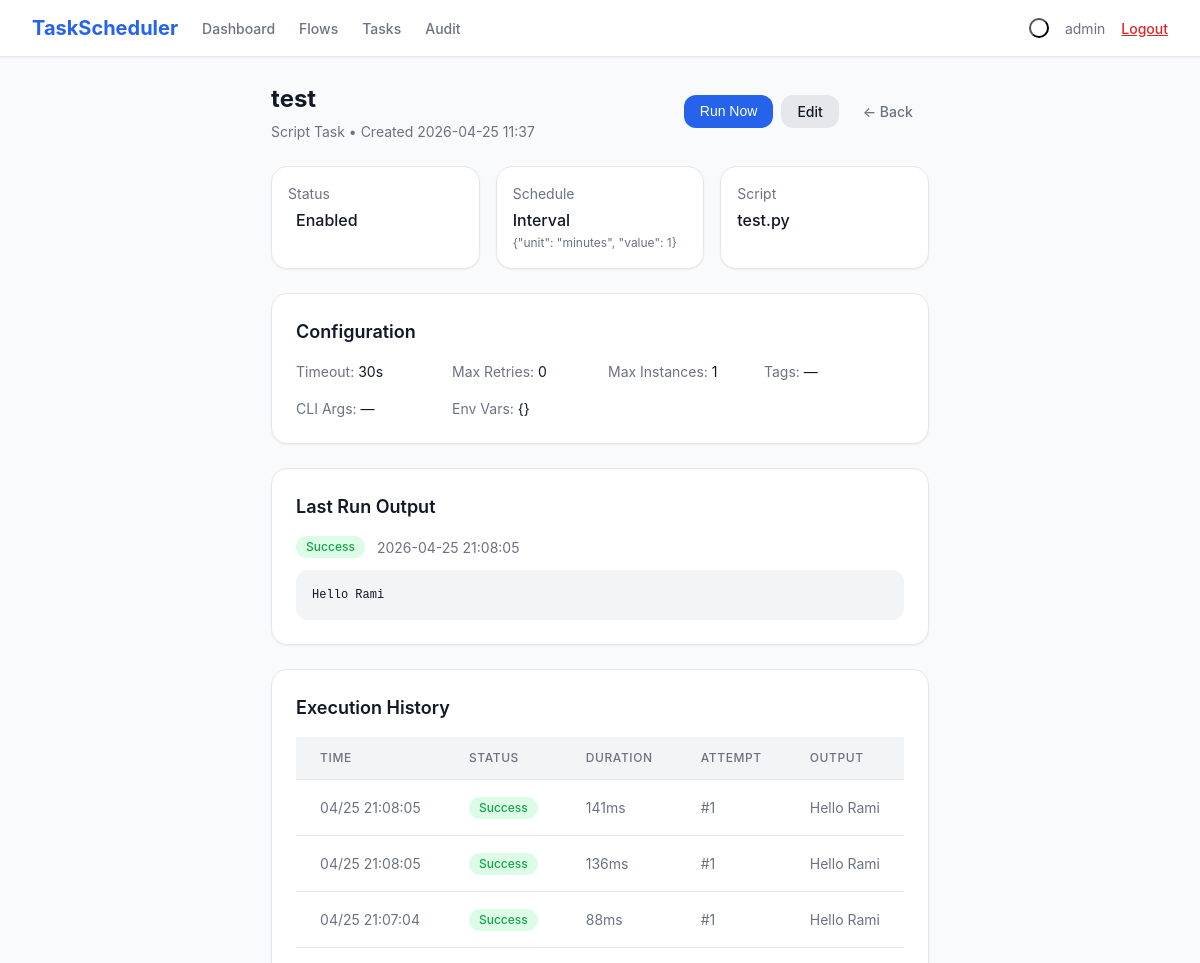
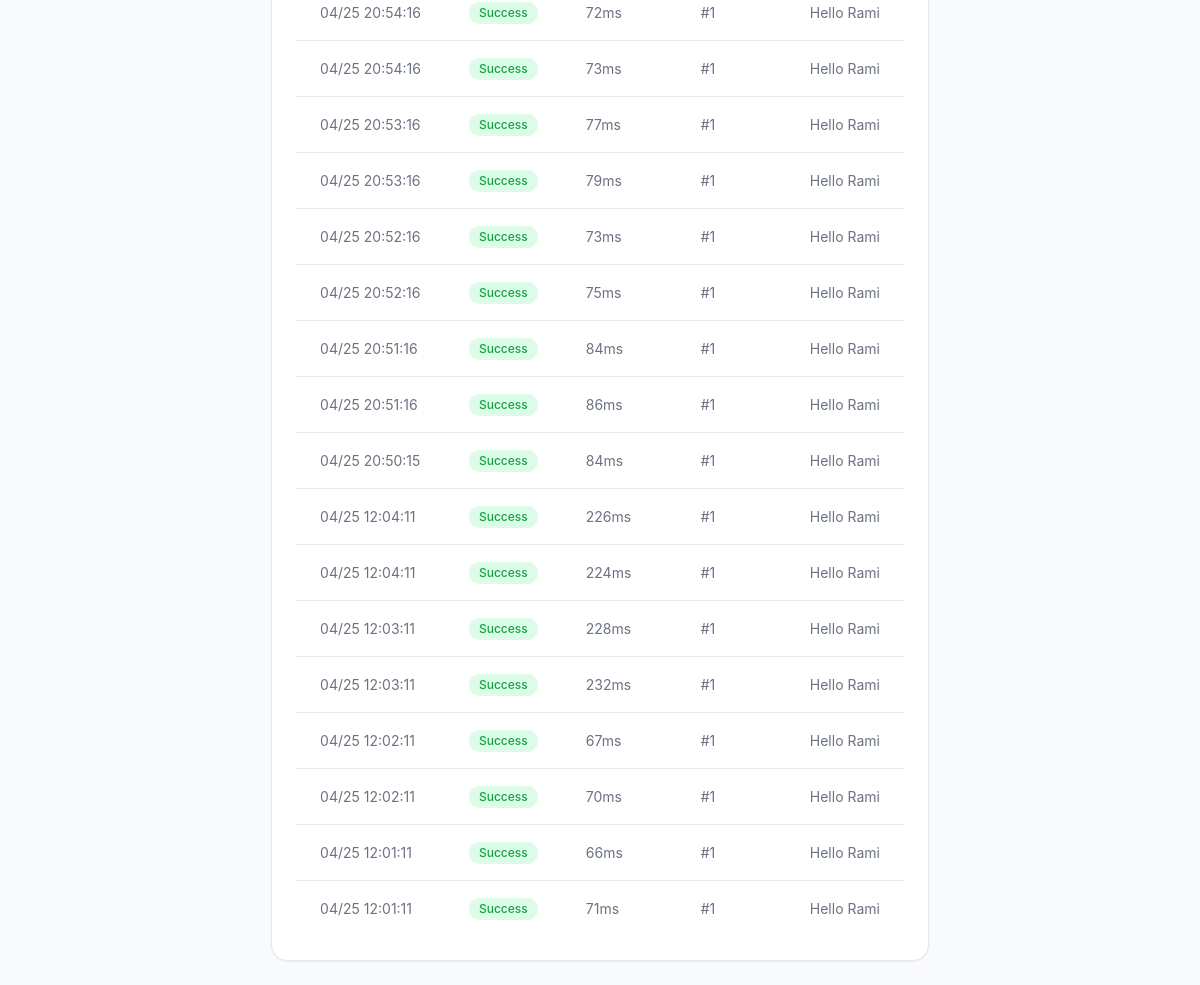
Page /task/2 (signed in) on the earlier database version (2 pictures, top to bottom).
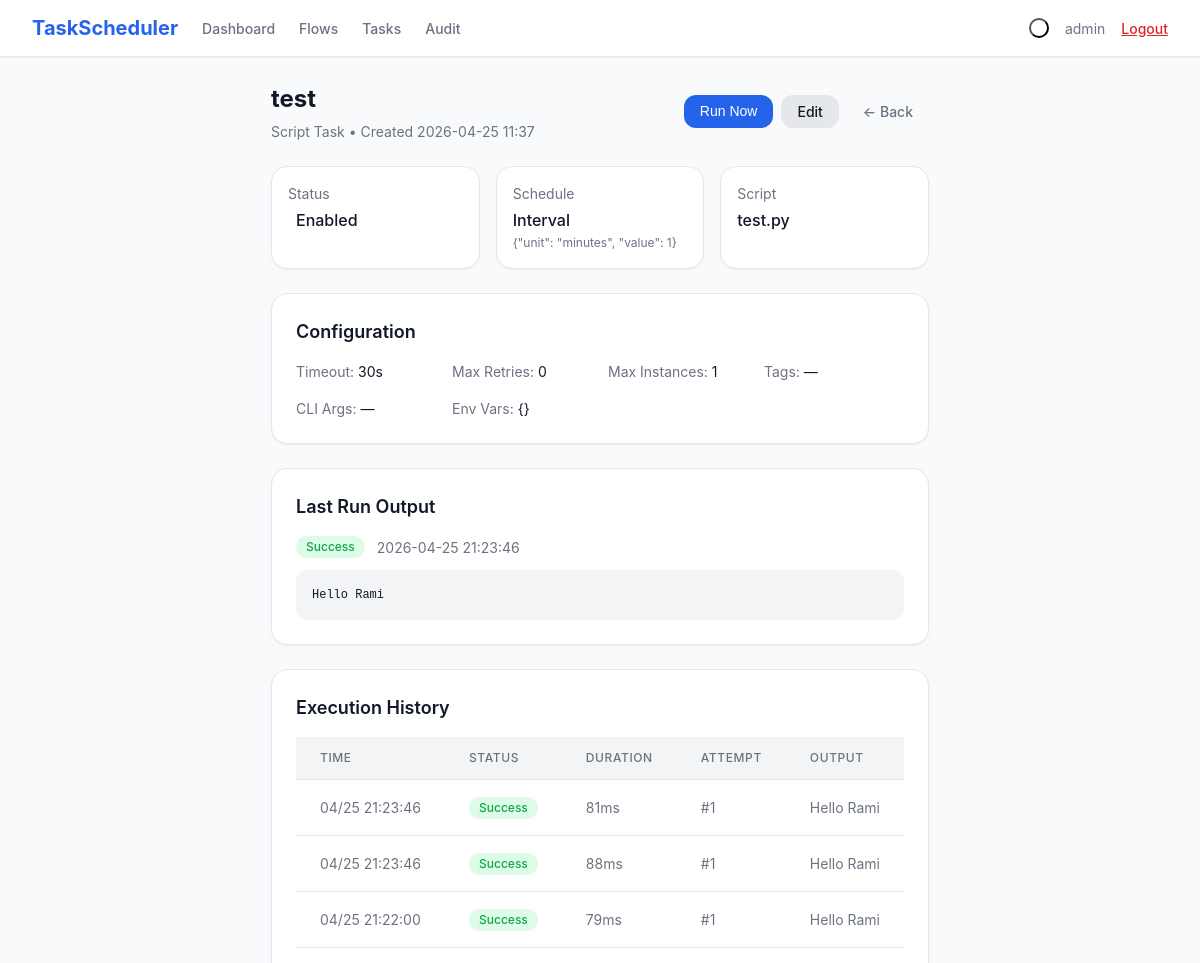
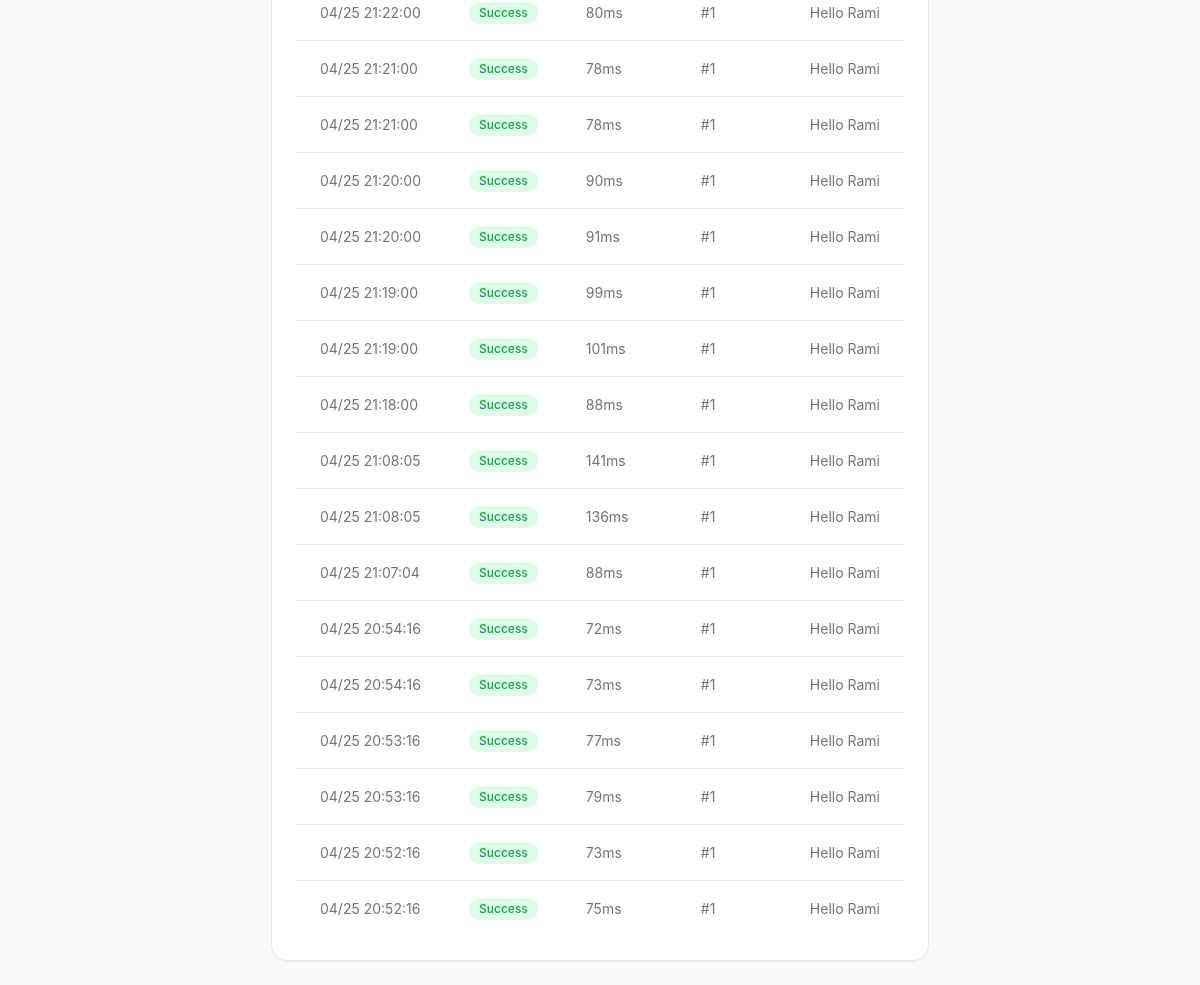
Same page on the later database version (2 pictures, top to bottom).
### models.py (models this page shows, shortened)
class Task(db.Model):
    __tablename__ = 'tasks'
    id = db.Column(db.Integer, primary_key=True)
    name = db.Column(db.String(200), nullable=False)
    script_path = db.Column(db.String(500), nullable=True)
    schedule_type = db.Column(db.String(50), nullable=False)
    schedule_config = db.Column(db.Text, default='{}')
    enabled = db.Column(db.Boolean, default=True)
    timeout_seconds = db.Column(db.Integer, default=30)
    env_vars = db.Column(db.Text, default='{}')
    cli_args = db.Column(db.Text, default='')
    tags = db.Column(db.String(500), default='')
    max_retries = db.Column(db.Integer, default=0)
    max_instances = db.Column(db.Integer, default=1)
    last_run_time = db.Column(db.DateTime, nullable=True)
    last_run_status = db.Column(db.String(20), nullable=True)
    last_run_output = db.Column(db.Text, nullable=True)
    next_run_time = db.Column(db.DateTime, nullable=True)
    created_at = db.Column(db.DateTime, default=datetime.utcnow)
    updated_at = db.Column(db.DateTime, default=datetime.utcnow, onupdate=datetime.utcnow)
    def get_schedule_config(self):
        return json.loads(self.schedule_config) if self.schedule_config else {}
    def get_env_vars(self):
        return json.loads(self.env_vars) if self.env_vars else {}

class ExecutionLog(db.Model):
    __tablename__ = 'execution_logs'
    id = db.Column(db.Integer, primary_key=True)
    task_id = db.Column(db.Integer, db.ForeignKey('tasks.id'), nullable=True)
    flow_id = db.Column(db.Integer, db.ForeignKey('flows.id'), nullable=True)
    run_time = db.Column(db.DateTime, default=datetime.utcnow)
    status = db.Column(db.String(20), nullable=False)
    output = db.Column(db.Text, nullable=True)
    duration_ms = db.Column(db.Integer, nullable=True)
    attempt_number = db.Column(db.Integer, default=1)
    created_at = db.Column(db.DateTime, default=datetime.utcnow)

### app.py (the view)
@app.route('/task/<int:id>')
@login_required
def task_detail(id):
    task = Task.query.get_or_404(id)
    logs = ExecutionLog.query.filter_by(task_id=id).order_by(ExecutionLog.run_time.desc()).limit(20).all()
    return render_template('task_detail.html', task=task, logs=logs)

### app.py (called while the page is built)
def login_required(f):
    @wraps(f)
    def decorated_function(*args, **kwargs):
        if 'user_id' not in session:
            if request.is_json or request.path.startswith('/api/'):
                return jsonify({'error': 'Unauthorized'}), 401
            return redirect(url_for('login'))
        return f(*args, **kwargs)
    return decorated_function

### templates/task_detail.html (shortened to what the changed rows need)
{% extends "base.html" %}
{% block content %}
<div class="max-w-5xl mx-auto space-y-6">
    <div class="flex items-center justify-between">
        <div>
            <h1 class="text-2xl font-bold text-body">{{ task.name }}</h1>
            <p class="text-sm text-muted mt-1">Script Task &bull; Created {{ task.created_at.strftime('%Y-%m-%d %H:%M') }}</p>
        </div>
    </div>
    <div class="grid grid-2 md-grid-3 gap-4">
        <div class="card p-4">
            <div class="flex items-center gap-2 mt-1">
                <span class="font-medium text-body">{{ 'Enabled' if task.enabled else 'Disabled' }}</span>
            </div>
        </div>
        <div class="card p-4">
            <div class="text-sm text-muted">Schedule</div>
            <div class="font-medium text-body mt-1">{{ task.schedule_type|title }}</div>
            <div class="text-xs text-muted mt-0-5">{{ task.get_schedule_config()|tojson }}</div>
        </div>
        <div class="card p-4">
            <div class="text-sm text-muted">Script</div>
            <div class="font-medium text-body mt-1">{{ task.script_path or 'No script' }}</div>
        </div>
    </div>
    <div class="card p-6">
        <div class="grid grid-2 md-grid-4 gap-4 text-sm">
            <div><span class="text-muted">Timeout:</span> <span class="text-body">{{ task.timeout_seconds }}s</span></div>
            <div><span class="text-muted">Max Retries:</span> <span class="text-body">{{ task.max_retries }}</span></div>
            <div><span class="text-muted">Max Instances:</span> <span class="text-body">{{ task.max_instances }}</span></div>
            <div><span class="text-muted">Tags:</span> <span class="text-body">{{ task.tags or '—' }}</span></div>
            <div><span class="text-muted">CLI Args:</span> <span class="text-body">{{ task.cli_args or '—' }}</span></div>
            <div class="col-span-2"><span class="text-muted">Env Vars:</span> <span class="text-body">{{ task.get_env_vars()|tojson }}</span></div>
        </div>
    </div>
    {% if task.last_run_output %}
    <div class="card p-6">
        <h3 class="text-lg font-semibold text-body mb-4">Last Run Output</h3>
        <div class="flex items-center gap-3 mb-3">
            <span class="badge {% if task.last_run_status == 'success' %}badge-green{% else %}badge-red{% endif %}">{{ task.last_run_status|title }}</span>
            <span class="text-sm text-muted">{{ task.last_run_time.strftime('%Y-%m-%d %H:%M:%S') if task.last_run_time }}</span>
        </div>
        <pre class="bg-gray-100 dark:bg-gray-900 p-4 rounded-lg text-xs font-mono text-body overflow-auto max-h-96">{{ task.last_run_output }}</pre>
    </div>
    {% endif %}
    <div class="card p-6">
        {% if logs %}
        <div class="table-wrap">
            <table>
                <thead><tr><th>Time</th><th>Status</th><th>Duration</th><th>Attempt</th><th>Output</th></tr></thead>
                <tbody>
                    {% for log in logs %}
                    <tr>
                        <td class="text-muted whitespace-nowrap">{{ log.run_time.strftime('%m/%d %H:%M:%S') }}</td>
                        <td><span class="badge {% if log.status == 'success' %}badge-green{% else %}badge-red{% endif %}">{{ log.status|title }}</span></td>
                        <td class="text-muted">{{ log.duration_ms }}ms</td>
                        <td class="text-muted">#{{ log.attempt_number }}</td>
                        <td class="text-muted max-w-md truncate">{{ log.output or '—' }}</td>
                    </tr>
                    {% endfor %}
                </tbody>
            </table>
        </div>
        {% else %}
        <p class="text-light text-sm">No execution history yet.</p>
        {% endif %}
    </div>
</div>
{% endblock %}

Differences in the rows shown:
no longer on this page (row unchanged): ExecutionLog: run_time "04/25 20:51:16", status "Success", duration_ms "84", attempt_number "1", output "Hello Rami"
no longer on this page (row unchanged): ExecutionLog: run_time "04/25 20:51:16", status "Success", duration_ms "86", attempt_number "1", output "Hello Rami"
no longer on this page (row unchanged): ExecutionLog: run_time "04/25 20:50:15", status "Success", duration_ms "84", attempt_number "1", output "Hello Rami"
no longer on this page (row unchanged): ExecutionLog: run_time "04/25 12:04:11", status "Success", duration_ms "226", attempt_number "1", output "Hello Rami"
no longer on this page (row unchanged): ExecutionLog: run_time "04/25 12:04:11", status "Success", duration_ms "224", attempt_number "1", output "Hello Rami"
no longer on this page (row unchanged): ExecutionLog: run_time "04/25 12:03:11", status "Success", duration_ms "228", attempt_number "1", output "Hello Rami"
no longer on this page (row unchanged): ExecutionLog: run_time "04/25 12:03:11", status "Success", duration_ms "232", attempt_number "1", output "Hello Rami"
no longer on this page (row unchanged): ExecutionLog: run_time "04/25 12:02:11", status "Success", duration_ms "67", attempt_number "1", output "Hello Rami"
no longer on this page (row unchanged): ExecutionLog: run_time "04/25 12:02:11", status "Success", duration_ms "70", attempt_number "1", output "Hello Rami"
no longer on this page (row unchanged): ExecutionLog: run_time "04/25 12:01:11", status "Success", duration_ms "66", attempt_number "1", output "Hello Rami"
no longer on this page (row unchanged): ExecutionLog: run_time "04/25 12:01:11", status "Success", duration_ms "71", attempt_number "1", output "Hello Rami"
changed Task "test": last_run_time "2026-04-25 21:08:05" → "2026-04-25 21:23:46"
added ExecutionLog: run_time "04/25 21:23:46", status "Success", duration_ms "81", attempt_number "1", output "Hello Rami"
added ExecutionLog: run_time "04/25 21:23:46", status "Success", duration_ms "88", attempt_number "1", output "Hello Rami"
added ExecutionLog: run_time "04/25 21:22:00", status "Success", duration_ms "79", attempt_number "1", output "Hello Rami"
added ExecutionLog: run_time "04/25 21:22:00", status "Success", duration_ms "80", attempt_number "1", output "Hello Rami"
added ExecutionLog: run_time "04/25 21:21:00", status "Success", duration_ms "78", attempt_number "1", output "Hello Rami"
added ExecutionLog: run_time "04/25 21:21:00", status "Success", duration_ms "78", attempt_number "1", output "Hello Rami"
added ExecutionLog: run_time "04/25 21:20:00", status "Success", duration_ms "90", attempt_number "1", output "Hello Rami"
added ExecutionLog: run_time "04/25 21:20:00", status "Success", duration_ms "91", attempt_number "1", output "Hello Rami"
added ExecutionLog: run_time "04/25 21:19:00", status "Success", duration_ms "99", attempt_number "1", output "Hello Rami"
added ExecutionLog: run_time "04/25 21:19:00", status "Success", duration_ms "101", attempt_number "1", output "Hello Rami"
added ExecutionLog: run_time "04/25 21:18:00", status "Success", duration_ms "88", attempt_number "1", output "Hello Rami"
